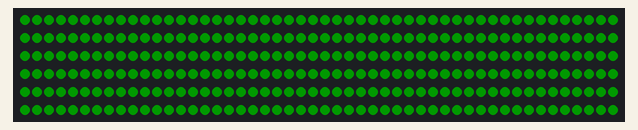
Simulated run of this sketch. Board: Arduino Uno, built with avr-gcc and run on an emulated ATmega328P. Parts: 300 RGB LEDs in strip order, left to right, continuing on the next row. Dim RGB values are drawn brighter than linear.

Above: at 0.1 s.

The sketch:

NeoPixel-Gr_n.ino
```cpp
// NeoPixel test program showing use of the WHITE channel for RGBW
// pixels only (won't look correct on regular RGB NeoPixel strips).

#include <Adafruit_NeoPixel.h>
#ifdef __AVR__
 #include <avr/power.h> // Required for 16 MHz Adafruit Trinket
#endif

// Which pin on the Arduino is connected to the NeoPixels?
// On a Trinket or Gemma we suggest changing this to 1:
#define LED_PIN     6

// How many NeoPixels are attached to the Arduino?
#define LED_COUNT  300

// NeoPixel brightness, 0 (min) to 255 (max)
#define BRIGHTNESS 25 // Set BRIGHTNESS to about 1/5 (max = 255)

// Declare our NeoPixel strip object:
Adafruit_NeoPixel strip(LED_COUNT, LED_PIN, NEO_GRBW + NEO_KHZ800);
// Argument 1 = Number of pixels in NeoPixel strip
// Argument 2 = Arduino pin number (most are valid)
// Argument 3 = Pixel type flags, add together as needed:
//   NEO_KHZ800  800 KHz bitstream (most NeoPixel products w/WS2812 LEDs)
//   NEO_KHZ400  400 KHz (classic 'v1' (not v2) FLORA pixels, WS2811 drivers)
//   NEO_GRB     Pixels are wired for GRB bitstream (most NeoPixel products)
//   NEO_RGB     Pixels are wired for RGB bitstream (v1 FLORA pixels, not v2)
//   NEO_RGBW    Pixels are wired for RGBW bitstream (NeoPixel RGBW products)


void setup() {
  // put your setup code here, to run once:
  strip.begin();           // INITIALIZE NeoPixel strip object (REQUIRED)
  strip.show();            // Turn OFF all pixels ASAP
  strip.setBrightness(BRIGHTNESS);
}

void loop() {
       strip.fill(strip.Color(0, 255, 0 ));
      strip.show();

}
```
